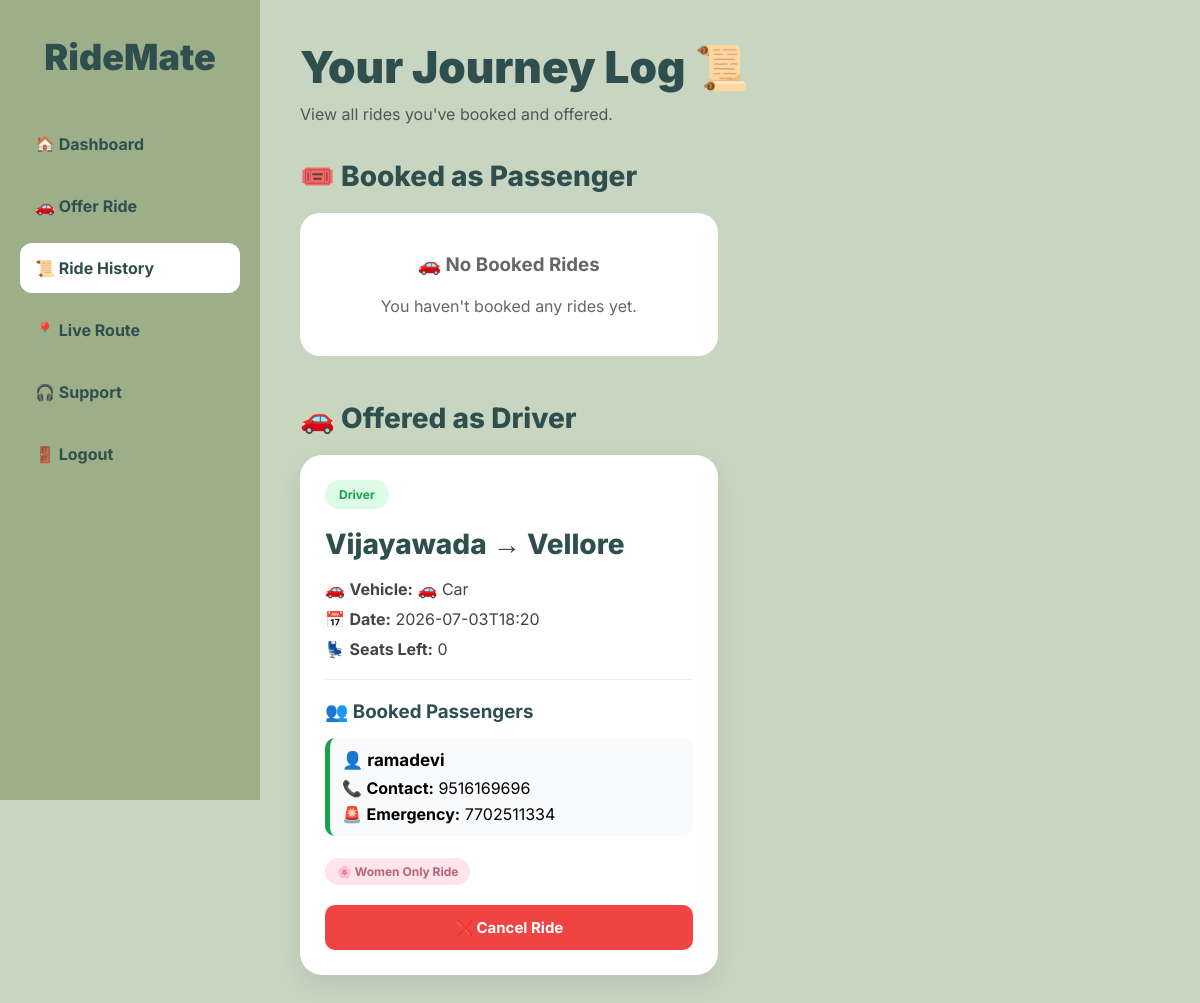
Page /ride_history (signed in) on the committed database.
### models.py (models this page shows)
class Ride(db.Model):
    __tablename__ = "rides"
    id = db.Column(db.Integer, primary_key=True)
    driver_id = db.Column(db.Integer, db.ForeignKey("users.id"), nullable=False)
    vehicle_type = db.Column(db.String(50))
    route_from = db.Column(db.String(120))
    route_to = db.Column(db.String(120))
    departure_time = db.Column(db.String(50))
    seats_available = db.Column(db.Integer)
    women_only = db.Column(db.Boolean, default=False)
    helmet_status = db.Column(db.String(50))
    status = db.Column(db.String(20), default="Upcoming")
    created_at = db.Column(db.DateTime, default=datetime.utcnow)
    bookings = db.relationship(
        "Booking",
        backref="ride",
        lazy=True,
        cascade="all, delete"
    )
    locations = db.relationship(
        "RideLocation",
        backref="ride",
        lazy=True
    )

class User(db.Model):
    __tablename__ = "users"
    id = db.Column(db.Integer, primary_key=True)
    name = db.Column(db.String(100), nullable=False)
    email = db.Column(db.String(120), unique=True, nullable=False)
    password = db.Column(db.String(255), nullable=False)
    gender = db.Column(db.String(20))
    contact = db.Column(db.String(20))
    emergency_contact = db.Column(db.String(20))
    created_at = db.Column(db.DateTime, default=datetime.utcnow)
    rides = db.relationship("Ride", backref="driver", lazy=True)
    bookings = db.relationship("Booking", backref="passenger", lazy=True)
    tickets = db.relationship("SupportTicket", backref="user", lazy=True)
    notifications = db.relationship("Notification", backref="user", lazy=True)

### app.py (the view)
@app.route("/ride_history")
def ride_history():
    if "user_id" not in session:
        return redirect("/login")
    offered = Ride.query.filter_by(
        driver_id=session["user_id"]
    ).all()
    booked = (
        db.session.query(
            Ride,
            User,
            Booking.id
        )
        .join(
            Booking,
            Booking.ride_id == Ride.id
        )
        .join(
            User,
            Ride.driver_id == User.id
        )
        .filter(
            Booking.passenger_id == session["user_id"]
        )
        .all()
    )
    passenger_map = {}
    for ride in offered:
        passengers = (
            db.session.query(User)
            .join(
                Booking,
                Booking.passenger_id == User.id
            )
            .filter(
                Booking.ride_id == ride.id
            )
            .all()
        )
        passenger_map[ride.id] = passengers
    return render_template(
        "ride_history.html",
        booked_rides=booked,
        offered_rides=offered,
        passenger_map=passenger_map
    )

### templates/ride_history.html (shortened to what this page needs)
<!DOCTYPE html>
<html lang="en">
<head>
</head>
<body>
<div class="sidebar">
<div class="logo">
RideMate
</div>
<a href="/dashboard">
🏠 Dashboard
</a>
<a href="/offer_ride">
🚗 Offer Ride
</a>
<a href="/ride_history" class="active">
📜 Ride History
</a>
<a href="/ride_route">
📍 Live Route
</a>
<a href="/support">
🎧 Support
</a>
<a href="/logout">
🚪 Logout
</a>
</div>
<div class="content">
<h1 class="title">
Your Journey Log 📜
</h1>
<p class="subtitle">
View all rides you've booked and offered.
</p>
<h2 class="section-title">
🎟️ Booked as Passenger
</h2>
<div class="cards">
{% for ride, driver, booking in booked_rides %}
<div class="card">
    <span class="badge passenger">
        Passenger
    </span>
    <div class="route">
        {{ ride.route_from }}
        →
        {{ ride.route_to }}
    </div>
    <div class="info">
        👤 <b>Driver:</b>
        {{ driver.name }}
    </div>
    {% if booking %}
    <div class="info">
        📞 <b>Contact:</b>
        {{ driver.contact }}
    </div>
    <div class="info">
        🚨 <b>Emergency:</b>
        {{ driver.emergency_contact }}
    </div>
    {% else %}
    <div class="info" style="color:#ef4444;">
        🔒 Driver contact is available after booking.
    </div>
    {% endif %}
    <div class="info">
        🚗 <b>Vehicle:</b>
        {{ ride.vehicle_type }}
    </div>
    <div class="info">
        📅 <b>Date:</b>
        {{ ride.departure_time }}
    </div>
    {% if ride.women_only %}
    <div class="women">
        🌸 Women Only Ride
    </div>
    {% endif %}
    <hr class="divider">
    <div class="action-row">
        <span class="confirmed">
            Confirmed ✅
        </span>
        <a
        href="/live_tracking/{{ ride.id }}"
        class="route-btn">
            View Route →
        </a>
    </div>
</div>
{% else %}
<div class="empty">
    <h3>
        🚗 No Booked Rides
    </h3>
    <br>
    <p>
        You haven't booked any rides yet.
    </p>
</div>
{% endfor %}
</div>
<h2 class="section-title">
🚗 Offered as Driver
</h2>
<div class="cards">
{% for ride in offered_rides %}
<div class="card">
<span class="badge driver">
Driver
</span>
<div class="route">
{{ ride.route_from }}
→
{{ ride.route_to }}
</div>
<div class="info">
🚗 <b>Vehicle:</b>
{{ ride.vehicle_type }}
</div>
<div class="info">
📅 <b>Date:</b>
{{ ride.departure_time }}
</div>
<div class="info">
💺 <b>Seats Left:</b>
{{ ride.seats_available }}
</div>
<hr class="divider">
<h3 style="color:var(--primary);margin-bottom:15px;">
👥 Booked Passengers
</h3>
{% if passenger_map[ride.id] %}
    {% for passenger in passenger_map[ride.id] %}
    <div class="passenger-box">
        <div style="font-size:17px;font-weight:700;">
            👤 {{ passenger.name }}
        </div>
        <div style="margin-top:8px;">
            📞 <b>Contact:</b>
            {{ passenger.contact }}
        </div>
        {% if passenger.emergency_contact %}
        <div style="margin-top:6px;">
            🚨 <b>Emergency:</b>
            {{ passenger.emergency_contact }}
        </div>
        {% endif %}
    </div>
    {% endfor %}
{% else %}
<div class="empty" style="padding:20px;">
    No passengers have booked this ride yet.
</div>
{% endif %}
{% if ride.women_only %}
<div class="women">
🌸 Women Only Ride
</div>
{% endif %}
{% if ride.status != "Completed" %}
<form
action="/cancel_ride/{{ ride.id }}"
method="POST">
<button
class="cancel-btn"
type="submit"
onclick="return confirm('Are you sure you want to cancel this ride?');">
❌ Cancel Ride
</button>
</form>
{% endif %}
</div>
{% endfor %}
</div>
</div>
</body>
</html>

### templates/ride_history.html (style rules this page uses)
:root { --primary:#2f4f4f; --secondary:#9caf88; --background:#c7d5c1; --card:#ffffff; --shadow:rgba(0,0,0,.08); --blue:#2563eb; --green:#16a34a; --red:#ef4444; --pink:#b56576; }
* { margin:0; padding:0; box-sizing:border-box; font-family:'Inter',sans-serif; }
body { background:var(--background); display:flex; min-height:100vh; }
.sidebar { position:fixed; left:0; top:0; width:260px; height:100vh; background:var(--secondary); padding:35px 20px; }
.logo { text-align:center; font-size:36px; font-weight:900; color:var(--primary); margin-bottom:40px; }
.sidebar a { display:block; text-decoration:none; color:var(--primary); font-weight:700; padding:15px; border-radius:12px; margin-bottom:12px; transition:.3s; }
.active { background:white; }
.content { margin-left:260px; width:calc(100% - 260px); padding:40px; }
.title { font-size:44px; font-weight:900; color:var(--primary); margin-bottom:10px; }
.subtitle { color:#555; margin-bottom:35px; }
.section-title { font-size:28px; color:var(--primary); margin-bottom:20px; font-weight:800; }
.cards { display:grid; grid-template-columns:repeat(auto-fill,minmax(360px,1fr)); gap:25px; margin-bottom:45px; }
.card { background:var(--card); border-radius:22px; padding:25px; box-shadow:0 10px 25px var(--shadow); transition:.3s; }
.badge { display:inline-block; padding:7px 14px; border-radius:20px; font-size:12px; font-weight:700; }
.driver { background:#dcfce7; color:var(--green); }
.route { font-size:28px; font-weight:800; color:var(--primary); margin:18px 0; }
.info { margin:10px 0; color:#444; font-size:16px; }
.divider { border:none; border-top:1px solid #eee; margin:20px 0; }
.women { display:inline-block; margin-top:10px; background:#ffe4ec; color:var(--pink); padding:6px 12px; border-radius:20px; font-size:12px; font-weight:bold; }
.passenger-box { background:#f8fafc; border-left:5px solid var(--green); padding:12px; border-radius:10px; margin-bottom:12px; }
.cancel-btn { width:100%; margin-top:20px; padding:13px; background:var(--red); color:white; border:none; border-radius:10px; font-size:15px; font-weight:700; cursor:pointer; }
.empty { background:white; padding:40px; border-radius:20px; text-align:center; color:#666; }

### rows in the picture
Ride: route_from "Vijayawada", route_to "Vellore", vehicle_type "🚗 Car", departure_time "2026-07-03T18:20", seats_available "0", women_only "🌸 Women Only Ride"
User: name "ramadevi", contact "9516169696", emergency_contact "7702511334"
